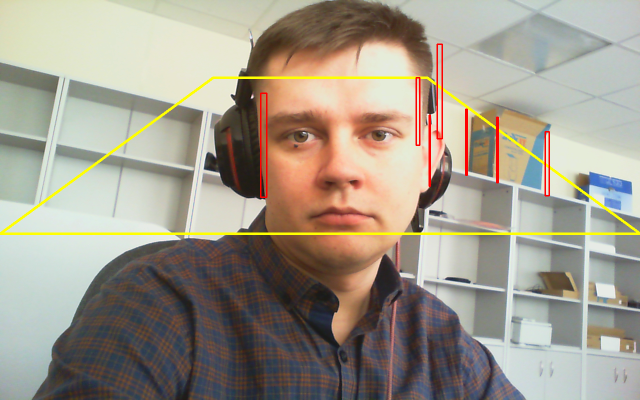
#> input picture exif/data/2021_03_22 11_39_07.png, 1280 x 800 px (shown at 1/2 size)
$ python -i main_auto.py   (imports and definitions only)
#> lines starting #> are read from the running program, lines starting #| are printed output that depends on the picture
#> further down, picture is the input picture: shape (800, 1280, 3); mean B, G, R 139.1, 152.9, 160.4
'''
\Description Using object detection and tracker to automatically label data
\Brief Algorithm
Step 1. Using Object Detection to find objects in the current frame
        1.1 If do not detect any object in the frame, then skip this frame and GO BACK TO STEP 1 with next frame
        1.2  If there is any found object in the frame, then SAVE label to files and GO TO STEP 2

Step 2. Using trackers to track all found objects from Step 1.
        2.1 If there is not tracker that miss to track object, then SAVE label to files and GO TO STEP 2
        2.2 If there is any tracker that miss to track object, then GO TO STEP 1

Note:
    - All the classIds now based on the classIds of Object Detectors. Therefor, it is needed
    a way to integerate with `class_list.txt`
'''


#!/bin/python
import argparse
import json
import os
import re
import cv2
import numpy as np
from tqdm import tqdm
from lxml import etree
import xml.etree.cElementTree as ET
import sys
sys.path.insert(0, "..")
#from object_detection.tf_object_detection import ObjectDetector
from object_detection.yo_object_detection import ObjectDetector
import configparser

#--------------INIT OBJECT DETECTOR---------------------
# Read config
config = configparser.ConfigParser()
# [1 line not run here, left out]

# Init device for using object detection
#os.environ['CUDA_VISIBLE_DEVICES'] = config['OBJECT_DETECTOR_PARAMETERS']['CUDA_VISIBLE_DEVICES']

#Get object detection parameters
# [1 line that did not run here, left out]
# [1 line that did not run here, left out]
# [1 line that did not run here, left out]

# # Path of object detection
graph_model_path = "../object_detection/models/ssdlite_mobilenet_v2_coco_2018_05_09/frozen_inference_graph.pb"
# graph_model_path = "../object_detection/models/mask_rcnn_inception_v2_coco_2018_01_28/frozen_inference_graph.pb"
# graph_model_path = "../object_detection/models/faster_rcnn_nas_coco_2018_01_28/frozen_inference_graph.pb"

# Init object detector
# [2 lines that did not run here, left out]

#----------------END INIT OBJECT DETECTOR----------------------


DELAY = 100 # keyboard delay (in milliseconds)
WITH_QT = False
# [7 lines not run here, left out]


parser = argparse.ArgumentParser(description='Open-source image labeling tool')
# [4 lines not run here, left out]

class_index = 0
img_index = 0
is_last_frame = False
img = None
img_objects = []

# [1 line that did not run here, left out]
# [1 line that did not run here, left out]

WINDOW_NAME = 'OpenLabeling'
TRACKBAR_IMG = 'Image'
TRACKBAR_CLASS = 'Class'

annotation_formats = {'PASCAL_VOC' : '.xml', 'YOLO_darknet' : '.txt'}
# [1 line that did not run here, left out]

# selected bounding box
prev_was_double_click = False
# [1 line that did not run here, left out]

mouse_x = 0
mouse_y = 0
point_1 = (-1, -1)
point_2 = (-1, -1)


# [20 lines left out: functions display_text, set_img_index, set_class_index, not called in this run]


def draw_edges(tmp_img):
    blur = cv2.bilateralFilter(tmp_img, 3, 75, 75)
    edges = cv2.Canny(blur, 150, 250, 3)
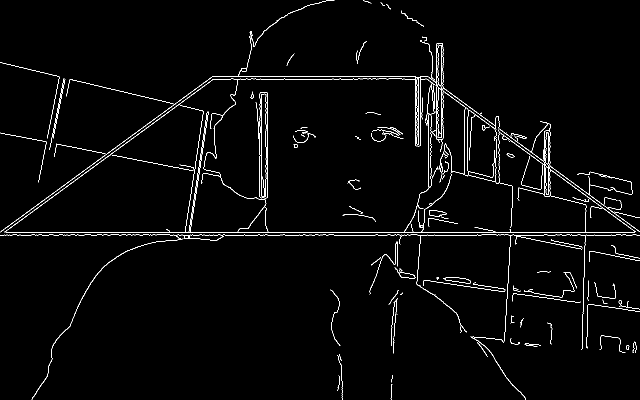
#> edges: shape (800, 1280) (shown at 1/2 size); 2.1% white in thin lines or dots
    edges = cv2.cvtColor(edges, cv2.COLOR_GRAY2RGB)
#> edges: shape (800, 1280, 3); 2.1% white in thin lines or dots
    # Overlap image and edges together
    tmp_img = np.bitwise_or(tmp_img, edges)
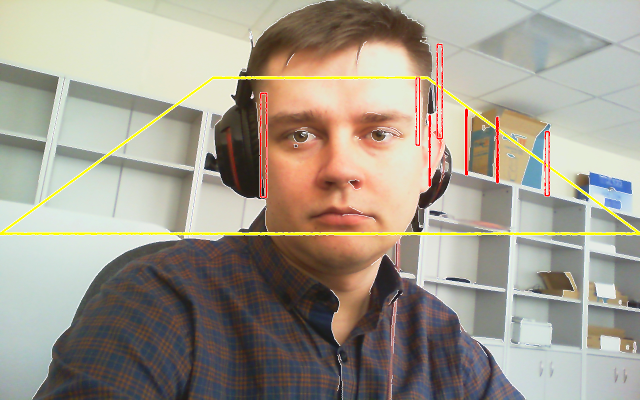
#> tmp_img: shape (800, 1280, 3) (shown at 1/2 size); mean B, G, R 141.7, 154.9, 161.8
    #tmp_img = cv2.addWeighted(tmp_img, 1 - edges_val, edges, edges_val, 0)
    return tmp_img


# [14 lines left out: functions decrease_index, increase_index, not called in this run]


def draw_line(img, x, y, height, width, color):
    cv2.line(img, (x, 0), (x, height), color, LINE_THICKNESS)
    cv2.line(img, (0, y), (width, y), color, LINE_THICKNESS)


# [126 lines left out: functions yolo_format, voc_format, write_xml, append_bb, yolo_to_voc, draw_text and 5 more, not called in this run]


def natural_sort_key(s, _nsre=re.compile('([0-9]+)')):
    return [int(text) if text.isdigit() else text.lower()
            for text in _nsre.split(s)]

# [167 lines left out: functions convert_video_to_images, nonblank_lines, get_annotation_paths, create_PASCAL_VOC_xml, save_bounding_box, is_frame_from_video and 8 more, not called in this run]


class Tracker:
    ''' Special thanks to Rafael Caballero Gonzalez '''
    # extract the OpenCV version info, e.g.:
    # OpenCV 3.3.4 -> [major_ver].[minor_ver].[subminor_ver]
    (major_ver, minor_ver, subminor_ver) = (cv2.__version__).split('.')

    # TODO: press ESC to stop the tracking process

    # [28 lines left out: functions __init__, call_tracker_constructor, not called in this run]

'''
\brief This is class to manage all the trackers
       This class will check if there is any "miss" tracker in current(init) frame:
            + If there is, stop TrackerManager
            + If there is not, using trackers to predict objects in the next frame. Continue until there is any "miss" tracker
'''
class TrackerManager:
    ''' Special thanks to Rafael Caballero Gonzalez '''
    # extract the OpenCV version info, e.g.:
    # OpenCV 3.3.4 -> [major_ver].[minor_ver].[subminor_ver]
    (major_ver, minor_ver, subminor_ver) = (cv2.__version__).split('.')

    # TODO: press ESC to stop the tracking process

    # [17 lines left out: function __init__, not called in this run]


    '''
    \brief Init trackers
    '''
    # [99 lines left out: functions init_trackers, predict_next_frames, not called in this run]


# change to the directory of this script
# [1 line not run here, left out]

# load all images and videos (with multiple extensions) from a directory using OpenCV
IMAGE_PATH_LIST = []
VIDEO_NAME_DICT = {}
# [28 lines not run here, left out]
last_img_index = len(IMAGE_PATH_LIST) - 1

# create output directories
# [31 lines not run here, left out]
#print(CLASS_LIST)
# [1 line that did not run here, left out]

# Make the class colors the same each session
# The colors are in BGR order because we're using OpenCV
class_rgb = [
    (0, 0, 255), (255, 0, 0), (0, 255, 0), (255, 255, 0), (0, 255, 255),
    (255, 0, 255), (192, 192, 192), (128, 128, 128), (128, 0, 0),
    (128, 128, 0), (0, 128, 0), (128, 0, 128), (0, 128, 128), (0, 0, 128)]
class_rgb = np.array(class_rgb)
# If there are still more classes, add new colors randomly
# [1 line that did not run here, left out]
# [3 lines that did not run here, left out]

# create window
# [12 lines not run here, left out]
edges_on = False
# [90 lines not run here, left out]

>>> import cv2
>>> picture = cv2.imread('../exif/data/2021_03_22 11_39_07.png')
>>> result = draw_edges(picture)
